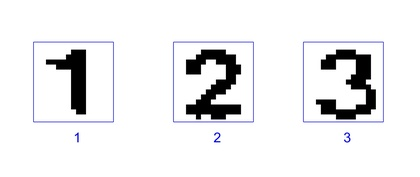
%> input picture Classification/SVM/first_half_image.jpg, 420 x 177 px, shrunk from 3086 x 1301 before the run
$ octave --eval "result = canny_edge_detection(rgb2gray(imread('../Classification/SVM/first_half_image.jpg')));"   (GNU Octave 9; MATLAB toolbox functions it lacks are replaced by stand-ins)
%> lines starting %> are read from the running program, lines starting %| are printed output that depends on the picture; in (x1, y1, x2, y2) boxes, pixels count from 0 and x2, y2 are one past the last pixel; in counts of white or black regions, pixels touching at a corner belong together; the program's own positions count from 1
function [height, width,output] = canny_edge_detection(input_image)
threshold_low = 0.075;
threshold_high = 0.175;
gassian_blur = fspecial('gaussian', [3 3], 1.5);% Convolution of image by Gaussian Coefficient,其中标准差的取值为1.5
input_image = conv2(input_image, gassian_blur, 'same');

%Filter for horizontal and vertical direction
% prewitt_x = [1, 1, 1; 0, 0, 0; -1, -1, -1];
% prewitt_y = [-1, 0, 1; -1, 0, 1; -1, 0, 1];
%Sobel算子计算梯度。
%相对于其他边缘算子，Sobel算子得出来的边缘粗大明亮
sobel_x = [-1, 0, 1; -2, 0, 2; -1, 0, 1];
sobel_y = [1, 2, 1; 0, 0, 0; -1, -2, -1];

%Convolution by image by horizontal and vertical filter
Gradient_x = conv2(input_image, sobel_x, 'same');
Gradient_y = conv2(input_image, sobel_y, 'same');
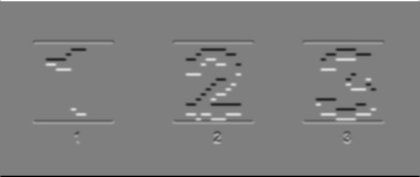
%> Gradient_y: size 177x420 double; min -1020, max 1020, mean 0; mean of the top-left, top-right, bottom-left and bottom-right quarters 13.2, 10.7, -13.1, -10.6; drawn with min black and max white

theta =atan2 (Gradient_y, Gradient_x);%Calculate directions/orientations
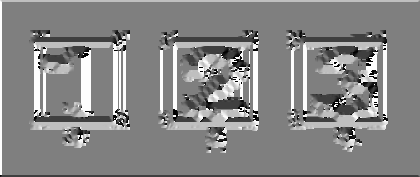
%> theta: size 177x420 double; min -3.14, max 3.14, mean 0.166; drawn with min black and max white
theta = theta*180/pi; %convert fron radian to degree
[height,width] = size(input_image);
%> height = 177; width = 420

%Adjustment for negative directions, making all directions positive
for i=1:height
    for j=1:width
        if (theta(i,j)<0)
            theta(i,j)=360+theta(i,j);
        end
    end
end
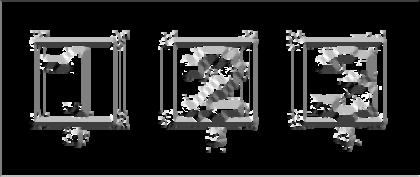
%> theta: size 177x420 double; min 0, max 360, mean 58; drawn with min black and max white

theta_mat=zeros(height, width);
%梯度角度θ范围从弧度-π到π，然后把它近似到四个方向，分别代表水平，垂直和两个对角线方向（0°,45°,90°,135°）
%Adjusting directions to nearest 0, 45, 90, or 135 degree
for i = 1  : height
    for j = 1 : width
        if ((theta(i, j) >= 0 ) && (theta(i, j) < 22.5) || (theta(i, j) >= 157.5) && (theta(i, j) < 202.5) || (theta(i, j) >= 337.5) && (theta(i, j) <= 360))
            theta_mat(i, j) = 0;
        elseif ((theta(i, j) >= 22.5) && (theta(i, j) < 67.5) || (theta(i, j) >= 202.5) && (theta(i, j) < 247.5))
            theta_mat(i, j) = 45;
        elseif ((theta(i, j) >= 67.5 && theta(i, j) < 112.5) || (theta(i, j) >= 247.5 && theta(i, j) < 292.5))
            theta_mat(i, j) = 90;
        elseif ((theta(i, j) >= 112.5 && theta(i, j) < 157.5) || (theta(i, j) >= 292.5 && theta(i, j) < 337.5))
            theta_mat(i, j) = 135;
        end
    end
end
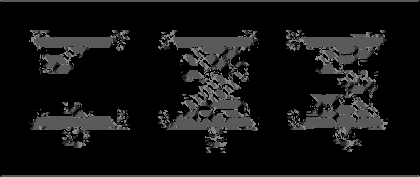
%> theta_mat: size 177x420 double; min 0, max 135, mean 19.7

%Calculate magnitude
G_magnitude = sqrt((Gradient_x.^2) + (Gradient_y.^2));
G_magnitude =   mat2gray(G_magnitude);
binary_image = zeros (height, width);

%Non-Maximum Supression
% 比较当前点的梯度强度和正负梯度方向点的梯度强度。
% 如果当前点的梯度强度和同方向的其他点的梯度强度相比较是最大，保留其值。否则抑制，即设为0。
for i=2:height-1
    for j=2:width-1
        if (theta_mat(i,j)==0)
            binary_image(i,j) = (G_magnitude(i,j) == max([G_magnitude(i,j), G_magnitude(i,j+1), G_magnitude(i,j-1)]));
        elseif (theta_mat(i,j)==45)
            binary_image(i,j) = (G_magnitude(i,j) == max([G_magnitude(i,j), G_magnitude(i+1,j-1), G_magnitude(i-1,j+1)]));
        elseif (theta_mat(i,j)==90)
            binary_image(i,j) = (G_magnitude(i,j) == max([G_magnitude(i,j), G_magnitude(i+1,j), G_magnitude(i-1,j)]));
        elseif (theta_mat(i,j)==135)
            binary_image(i,j) = (G_magnitude(i,j) == max([G_magnitude(i,j), G_magnitude(i+1,j+1), G_magnitude(i-1,j-1)]));
        end
    end
end
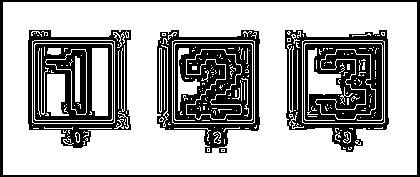
%> binary_image: size 177x420 double; values 0 (black) and 1 (white), 67.6% white; 13 black regions (7 under 20 px), largest, box (x1, y1, x2, y2) and area: (157, 30, 260, 153) 7645, (285, 30, 389, 152) 7407, (35, 44, 112, 120) 3290, (28, 30, 131, 148) 2974, (0, 0, 420, 177) 2718, (160, 49, 161, 111) 62
binary_image = binary_image.*G_magnitude;
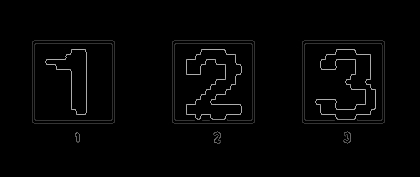
%> binary_image: size 177x420 double; min 0, max 0.69, mean 0.0143

%Hysteresis Thresholding滞后边界跟踪
threshold_low = threshold_low * max(max(binary_image));
%> threshold_low = 0.0517
threshold_high = threshold_high * max(max(binary_image));
%> threshold_high = 0.121
hysteresis_thresholding_result = zeros (height, width);

for i = 1  : height
    for j = 1 : width
        if (binary_image(i, j) < threshold_low)
            hysteresis_thresholding_result(i, j) = 0;
        elseif (binary_image(i, j) > threshold_high)
            hysteresis_thresholding_result(i, j) = 1;
            %Using 8-connected components
        elseif ( binary_image(i+1,j)>threshold_high || binary_image(i-1,j)>threshold_high || binary_image(i,j+1)>threshold_high || binary_image(i,j-1)>threshold_high || binary_image(i-1, j-1)>threshold_high || binary_image(i-1, j+1)>threshold_high || binary_image(i+1, j+1)>threshold_high || binary_image(i+1, j-1)>threshold_high)
            hysteresis_thresholding_result(i,j) = 1;
        end
    end
end
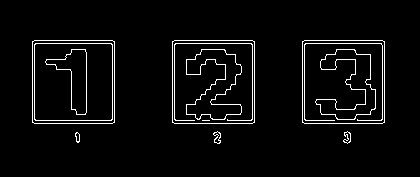
%> hysteresis_thresholding_result: size 177x420 double; values 0 (black) and 1 (white), 4% white in thin lines or dots, all inside (x1, y1, x2, y2) = (32, 40, 385, 144)
%> `result = canny_edge_detection(rgb2gray(imread('../Classification/SVM/f..`: result = 177
input = input_image;
output =  hysteresis_thresholding_result;
end

$ run again, on Classification/SVM/characters_recognition.jpg
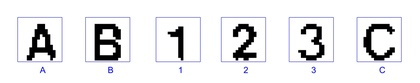
%> input picture Classification/SVM/characters_recognition.jpg, 420 x 83 px, shrunk from 4884 x 962 before the run
%> after the loop in canny_edge_detection, `for i=2:height-1`:
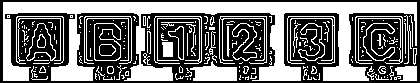
%> binary_image: size 83x420 double; values 0 (black) and 1 (white), 45.2% white; 215 white regions (165 under 20 px), largest, box (x1, y1, x2, y2) and area: (3, 2, 417, 81) 9880, (190, 61, 237, 81) 632, (16, 16, 64, 64) 435
%> threshold_low = 0.0517
%> threshold_high = 0.121
%> after the loop in canny_edge_detection, `for i = 1  : height`:
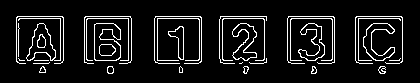
%> hysteresis_thresholding_result: size 83x420 double; values 0 (black) and 1 (white), 8.8% white in thin lines or dots, all inside (x1, y1, x2, y2) = (16, 16, 403, 74)
%> result = 83
